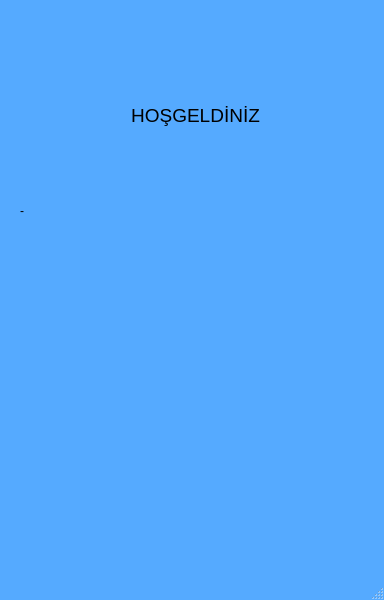
<?xml version="1.0" encoding="UTF-8"?>
<ui version="4.0">
 <class>MainWindow</class>
 <widget class="QMainWindow" name="MainWindow">
  <property name="geometry">
   <rect>
    <x>0</x>
    <y>0</y>
    <width>384</width>
    <height>600</height>
   </rect>
  </property>
  <property name="palette">
   <palette>
    <active>
     <colorrole role="Base">
      <brush brushstyle="SolidPattern">
       <color alpha="255">
        <red>255</red>
        <green>255</green>
        <blue>255</blue>
       </color>
      </brush>
     </colorrole>
     <colorrole role="Window">
      <brush brushstyle="SolidPattern">
       <color alpha="255">
        <red>85</red>
        <green>170</green>
        <blue>255</blue>
       </color>
      </brush>
     </colorrole>
    </active>
    <inactive>
     <colorrole role="Base">
      <brush brushstyle="SolidPattern">
       <color alpha="255">
        <red>255</red>
        <green>255</green>
        <blue>255</blue>
       </color>
      </brush>
     </colorrole>
     <colorrole role="Window">
      <brush brushstyle="SolidPattern">
       <color alpha="255">
        <red>85</red>
        <green>170</green>
        <blue>255</blue>
       </color>
      </brush>
     </colorrole>
    </inactive>
    <disabled>
     <colorrole role="Base">
      <brush brushstyle="SolidPattern">
       <color alpha="255">
        <red>85</red>
        <green>170</green>
        <blue>255</blue>
       </color>
      </brush>
     </colorrole>
     <colorrole role="Window">
      <brush brushstyle="SolidPattern">
       <color alpha="255">
        <red>85</red>
        <green>170</green>
        <blue>255</blue>
       </color>
      </brush>
     </colorrole>
    </disabled>
   </palette>
  </property>
  <property name="windowTitle">
   <string>MainWindow</string>
  </property>
  <widget class="QWidget" name="centralwidget">
   <widget class="QLabel" name="welcome_label">
    <property name="geometry">
     <rect>
      <x>10</x>
      <y>40</y>
      <width>371</width>
      <height>151</height>
     </rect>
    </property>
    <property name="font">
     <font>
      <pointsize>14</pointsize>
     </font>
    </property>
    <property name="text">
     <string>HOŞGELDİNİZ</string>
    </property>
    <property name="alignment">
     <set>Qt::AlignCenter</set>
    </property>
   </widget>
   <widget class="QLabel" name="info_label">
    <property name="geometry">
     <rect>
      <x>20</x>
      <y>160</y>
      <width>331</width>
      <height>101</height>
     </rect>
    </property>
    <property name="text">
     <string>-</string>
    </property>
   </widget>
  </widget>
  <widget class="QMenuBar" name="menubar">
   <property name="geometry">
    <rect>
     <x>0</x>
     <y>0</y>
     <width>384</width>
     <height>26</height>
    </rect>
   </property>
  </widget>
  <widget class="QStatusBar" name="statusbar"/>
 </widget>
 <resources/>
 <connections/>
</ui>
